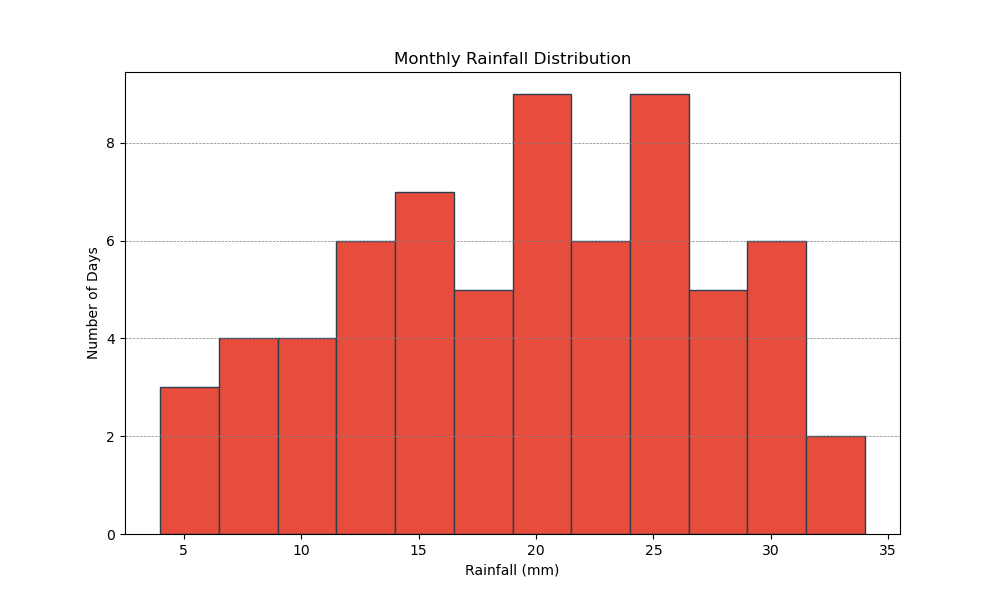

Write Python code to recreate this figure.

import matplotlib.pyplot as plt

rainfall = [
    7, 12, 15, 14, 19, 22, 24, 26, 25, 28, 30, 34, 32, 29, 21, 23, 20, 18,
    15, 12, 9, 13, 17, 19, 22, 24, 26, 27, 29, 28, 30, 31, 25, 23, 21, 20,
    18, 16, 14, 12, 10, 8, 5, 7, 10, 13, 16, 18, 20, 22, 24, 25, 28, 30, 27,
    25, 23, 21, 19, 18, 15, 12, 10, 8, 6, 4
]

plt.figure(figsize=(10, 6))

plt.hist(rainfall, bins=12, color='#e74c3c', edgecolor='#2c3e50', linewidth=1.0)

plt.title('Monthly Rainfall Distribution')
plt.xlabel('Rainfall (mm)')
plt.ylabel('Number of Days')

plt.grid(axis='y', color='grey', linestyle='--', linewidth=0.5)

plt.show()
